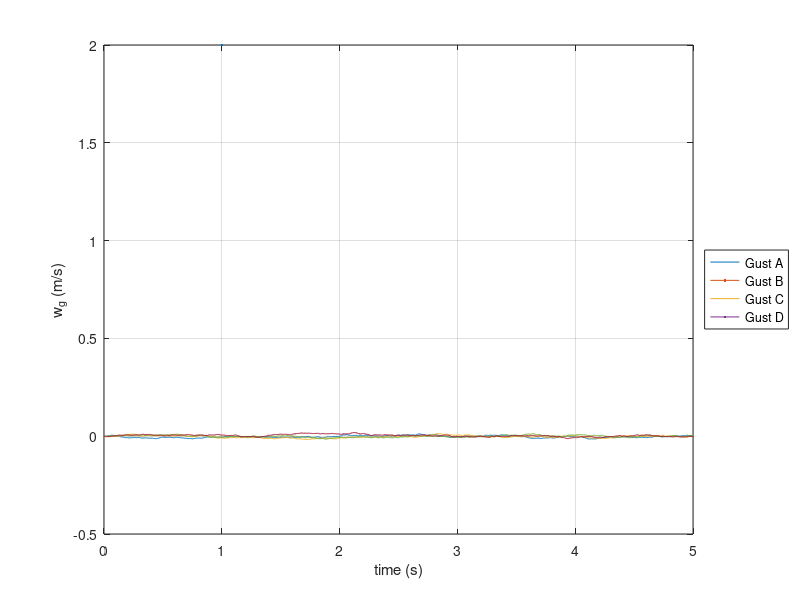

Write the MATLAB code that produced this figure. (Note: this script raises an error after producing the figure.)
close all;
clear all;
clc;

gust1 = load("contgust1.mat").gustz;
gust2 = load("contgust2.mat").gustz;
gust3 = load("contgust3.mat").gustz;
gust4 = load("contgust4.mat").gustz;

t = linspace(0,12, length(gust1));

plot(t, 0.006*gust1, LineWidth=2)
hold on;
plot(t, 0.006*gust2, LineWidth=2)
plot(t, 0.006*gust3, LineWidth=2)
plot(t, 0.006*gust4, LineWidth=2)
legend("Gust A", "Gust B", "Gust C", "Gust D")
legend('Location','eastoutside')
ylabel("w_g (m/s)")
xlabel('time (s)')
xlim([0 5])
%ylim([-1 1])
grid on
set(gcf,'position',[300,300,500,450])
fontsize(25, "points")